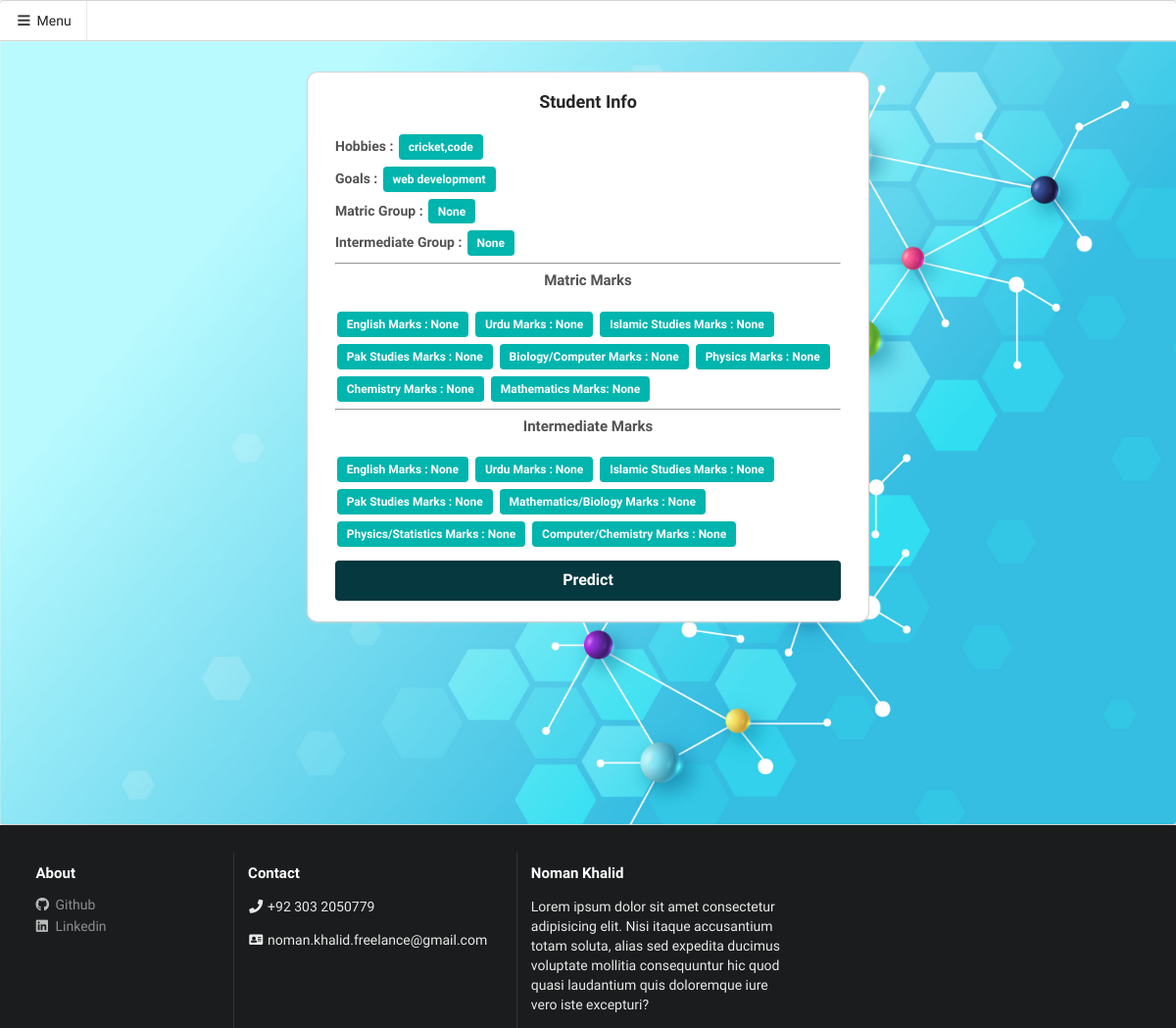
/show_student, run on the app's committed database.
### app.py (models this page shows, shortened)
class Student(db.Model):
    id = db.Column("id",db.Integer, primary_key=True)
    hobbies = db.Column("Hobbies",db.Text)
    goals = db.Column("Goals",db.Text)
    m_group = db.Column("M-Group",db.Text)
    m_english_marks = db.Column("M-English Marks",db.Integer)
    m_urdu_marks = db.Column("M-Urdu Marks",db.Integer)
    m_islamic_studies_marks = db.Column("M-Islamic Studies Marks",db.Integer)
    m_pak_studies_marks = db.Column("M-Pak Studies Marks",db.Integer)
    m_bio_comp_marks = db.Column("M-Bio/Comp Marks",db.Integer)
    m_physics_marks = db.Column("M-Physics Markss",db.Integer)
    m_chemistry_marks = db.Column("M-Chemistry Marks",db.Integer)
    m_mathematics_marks = db.Column("M-Mathematics Marks",db.Integer)
    i_group = db.Column("I-Group",db.Text)
    i_english_marks = db.Column("I-English Marks",db.Integer)
    i_urdu_marks = db.Column("I-Urdu Marks",db.Integer)
    i_islamic_studies_marks = db.Column("I-Islamic Studies Marks",db.Integer)
    i_pak_studies_marks = db.Column("I-Pak Studies Marks",db.Integer)
    i_math_bio_marks = db.Column("I-Math/Bio",db.Integer)
    i_physics_statistics_marks = db.Column("I-Physics/Statistics",db.Integer)
    i_comp_chem_marks = db.Column("I-Comp/Chem",db.Integer)
    program = db.Column("program",db.Text)
    feedback = db.relationship("Feedback", uselist=False, backref="student")
    user_id = db.Column(db.Integer, db.ForeignKey('user.id'))

### app.py (the view)
@app.route('/show_student')
def show_student():
  student = Student.query.order_by(Student.id.desc()).first()
  return render_template('student/show.html', student = student)

### templates/student/show.html
{% extends 'layout.html' %} {% block title %} Show Student {% endblock %} {% block content %}
<div class="row">
  <div class="eight wide column">
    <div class="ui card" style="padding: 0.5rem 1rem">
      <div class="content">
        <div class="ui header center aligned">Student Info</div>
        <div class="description">
          <div>
            <strong> Hobbies : </strong>
            <div class="ui teal label">{{ student.hobbies }}</div>
          </div>
          <div>
            <strong> Goals :</strong>
            <div class="ui teal label">{{ student.goals }}</div>
          </div>
          <div>
            <strong>Matric Group :</strong>
            <div class="ui teal label">{{ student.m_group }}</div>
          </div>
          <div>
            <strong>Intermediate Group :</strong>
            <div class="ui teal label">{{ student.i_group }}</div>
          </div>
          <hr />
          <div>
            <div>
              <h4 class="ui center aligned">Matric Marks</h4>
              <div class="ui teal label">
                <strong>English Marks :</strong>
                {{ student.m_english_marks }}
              </div>
              <div class="ui teal label">
                <strong>Urdu Marks :</strong> {{ student.m_urdu_marks }}
              </div>
              <div class="ui teal label">
                <strong>Islamic Studies Marks :</strong> {{ student.m_islamic_studies_marks }}
              </div>
              <div class="ui teal label">
                <strong>Pak Studies Marks :</strong> {{ student.m_pak_studies_marks }}
              </div>
              <div class="ui teal label">
                <strong>Biology/Computer Marks :</strong> {{ student.m_bio_comp_marks }}
              </div>
              <div class="ui teal label">
                <strong>Physics Marks :</strong> {{ student.m_physics_marks }}
              </div>
              <div class="ui teal label">
                <strong>Chemistry Marks :</strong> {{ student.m_chemistry_marks }}
              </div>
              <div class="ui teal label">
                <strong>Mathematics Marks:</strong> {{ student.m_mathematics_marks }}
              </div>
            </div>
            <hr />
            <div>
              <h4 class="ui center aligned">Intermediate Marks</h4>
              <div class="ui teal label">
                <strong>English Marks :</strong> {{ student.i_english_marks }}
              </div>
              <div class="ui teal label">
                <strong>Urdu Marks :</strong> {{ student.i_urdu_marks }}
              </div>
              <div class="ui teal label">
                <strong>Islamic Studies Marks :</strong> {{ student.i_islamic_studies_marks }}
              </div>
              <div class="ui teal label">
                <strong>Pak Studies Marks :</strong> {{ student.i_pak_studies_marks }}
              </div>
              <div class="ui teal label">
                <strong>Mathematics/Biology Marks :</strong> {{ student.i_math_bio_marks }}
              </div>
              <div class="ui teal label">
                <strong>Physics/Statistics Marks :</strong> {{ student.i_physics_statistics_marks }}
              </div>
              <div class="ui teal label">
                <strong>Computer/Chemistry Marks :</strong> {{ student.i_comp_chem_marks }}
              </div>
            </div>
          </div>
          <div style="margin-top: 1rem">
            <a
              class="ui large button predict-button"
              href="{{ url_for('predict') }}"
              style="width: 100%"
              >Predict</a
            >
          </div>
        </div>
      </div>
    </div>
  </div>
</div>
{% endblock %}

### templates/layout.html (shortened to what this page needs)
<html lang="en">
  <head>
    <link
      rel="stylesheet"
      href="https://cdnjs.cloudflare.com/ajax/libs/semantic-ui/2.4.1/semantic.min.css"
    />
    <link rel="stylesheet" href="{{ url_for('static', filename='css/style.css') }}" />
  </head>
  <body>
    <div class="ui top attached demo menu">
      <a class="item">
        <i class="sidebar icon"></i>
        Menu
      </a>
    </div>
    <div class="ui bottom attached segment pushable">
      <div class="pusher">
        <div class="ui basic segment">
          <div class="ui centered grid stackable column">
            <div class="row" style="margin: -5px 0px">
            </div>
            {% block content %} {% endblock %}
          </div>
        </div>
      </div>
    </div>
    <div class="ui inverted vertical footer segment">
      <div class="ui container">
        <div class="ui stackable inverted divided grid" style="margin-top: 1rem">
          <div class="three wide column">
            <h4 class="ui inverted header">About</h4>
            <div class="ui inverted link list">
              <a href="https://github.com/dev-nomi" target="_blank" class="item">
                <i class="github icon"></i>
                Github
              </a>
              <a href="https://linkedin.com/in/dev-nomi" target="_blank" class="item">
                <i class="linkedin icon"></i>
                Linkedin
              </a>
            </div>
          </div>
          <div class="four wide column">
            <h4 class="ui inverted header">Contact</h4>
            <div class="ui inverted link list">
              <p><i class="phone icon"></i>+92 303 2050779</p>
              <p><i class="address card icon"></i>noman.khalid.freelance@gmail.com</p>
            </div>
          </div>
          <div class="four wide column">
            <h4 class="ui inverted header">Noman Khalid</h4>
            <p>
              Lorem ipsum dolor sit amet consectetur adipisicing elit. Nisi itaque accusantium totam
              soluta, alias sed expedita ducimus voluptate mollitia consequuntur hic quod quasi
              laudantium quis doloremque iure vero iste excepturi?
            </p>
          </div>
        </div>
      </div>
    </div>
  </body>
</html>

### static/css/style.css (style rules this page uses)
.ui { font-family: "Balsamiq Sans", cursive !important; }
.pusher { background-image: url("../img/backgroud.jpg") !important; background-repeat: repeat !important; background-size: 100% !important; }
.ui.card { width: 100% !important; border-radius: 10px !important; }
.ui.label { margin-top: 0.5rem; }
.predict-button { background-color: #06383f !important; color: white !important; }
.ui.bottom.attached.segment.pushable { margin-bottom: 0 !important; }

### data on the page
Student: hobbies "cricket,code", goals "web development", m_group "None", i_group "None", m_english_marks "None", m_urdu_marks "None", m_islamic_studies_marks "None", m_pak_studies_marks "None", m_bio_comp_marks "None", m_physics_marks "None", m_chemistry_marks "None", m_mathematics_marks "None", i_english_marks "None", i_urdu_marks "None", i_islamic_studies_marks "None", i_pak_studies_marks "None", i_math_bio_marks "None", i_physics_statistics_marks "None", i_comp_chem_marks "None"
